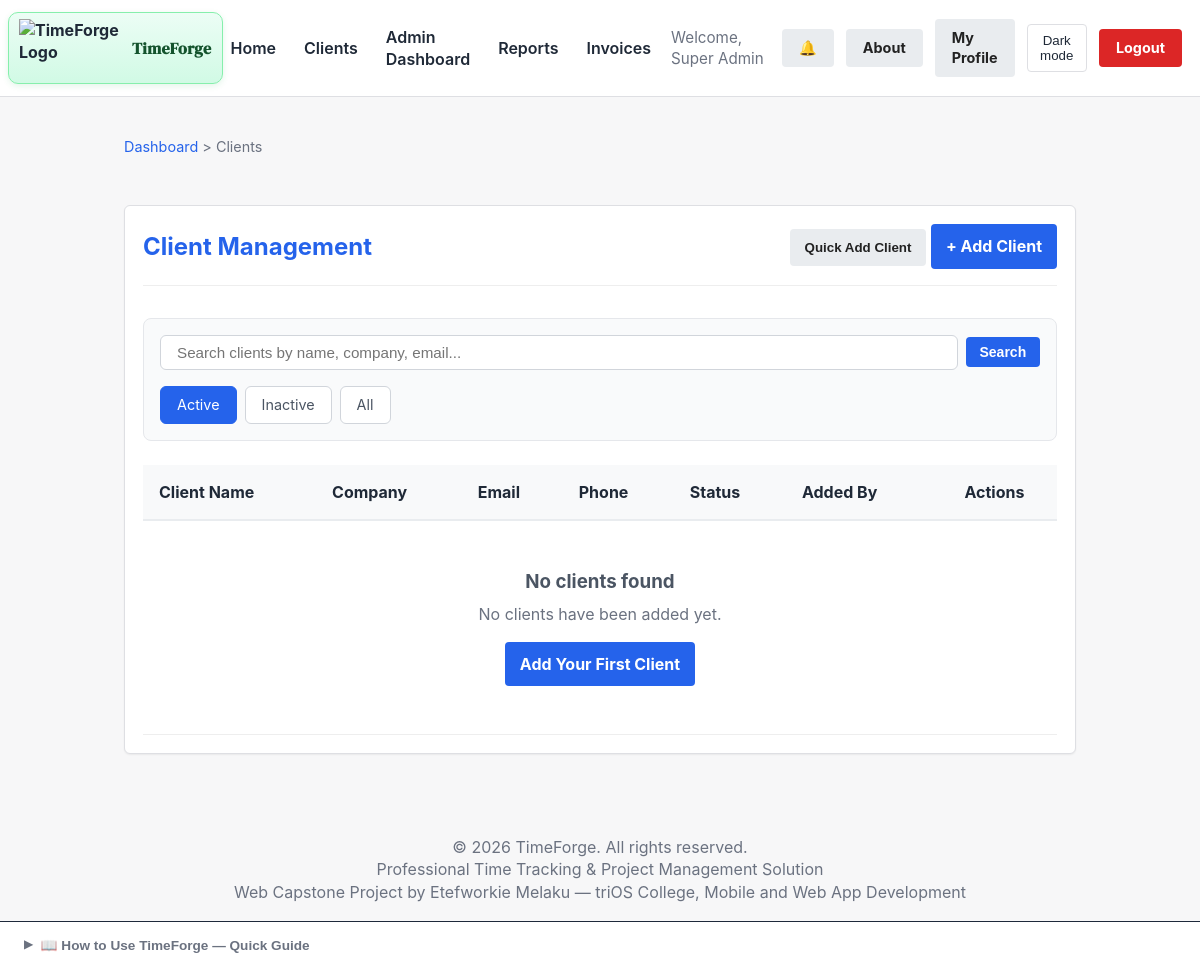
The page /clients.php (signed in) on the database as committed earlier.
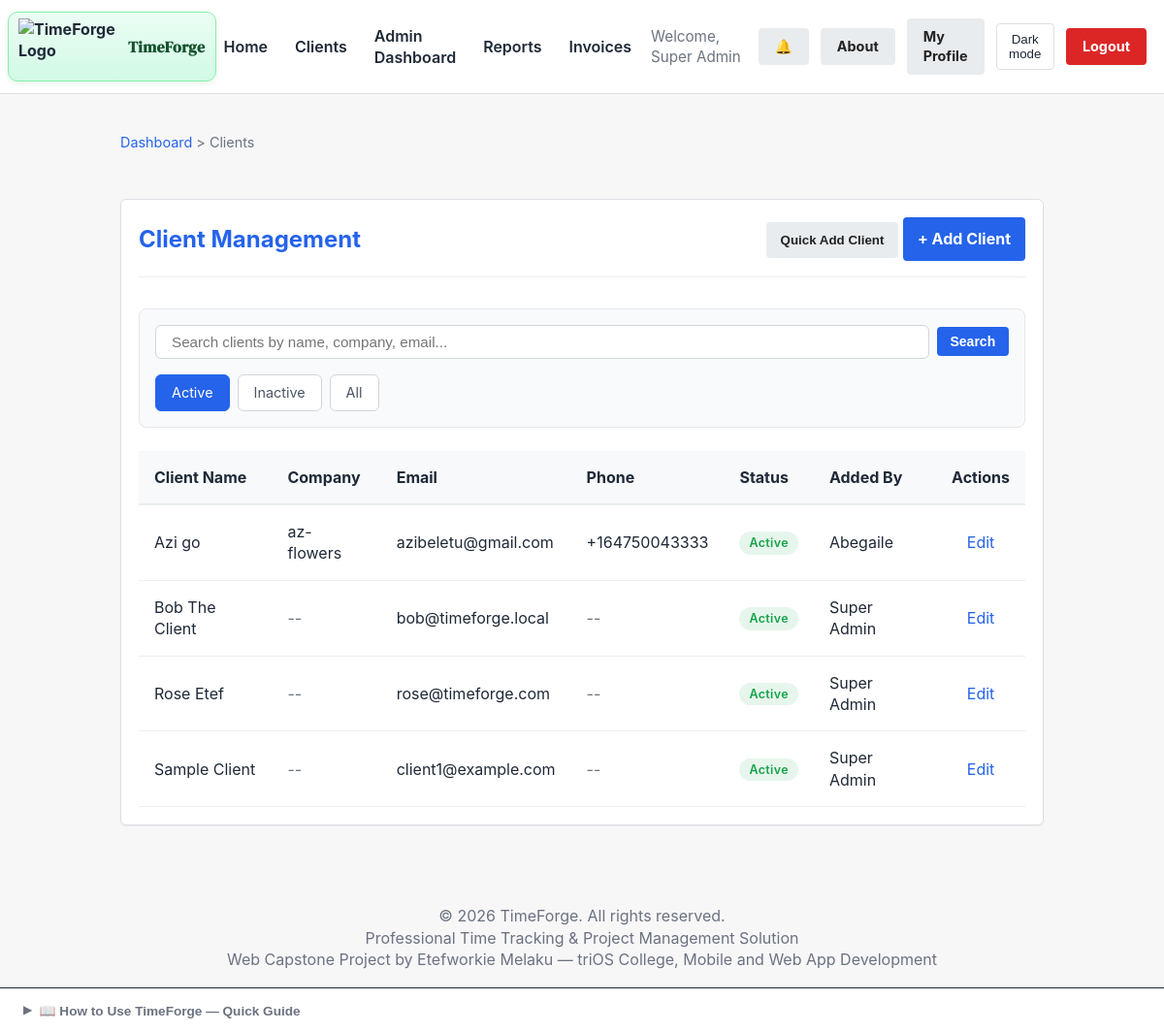
The same page on the database as committed later.
### tables this page shows
CREATE TABLE `clients` (
  `id` int(11) NOT NULL AUTO_INCREMENT,
  `company_id` int(11) DEFAULT NULL,
  `client_name` varchar(100) NOT NULL,
  `company_name` varchar(100) DEFAULT NULL,
  `email` varchar(100) NOT NULL,
  `phone` varchar(20) DEFAULT NULL,
  `address` text DEFAULT NULL,
  `user_id` int(11) DEFAULT NULL,
  `created_by` int(11) NOT NULL,
  `created_at` timestamp NOT NULL DEFAULT current_timestamp(),
  `updated_at` timestamp NOT NULL DEFAULT current_timestamp() ON UPDATE current_timestamp(),
  `is_active` tinyint(1) DEFAULT 1,
  PRIMARY KEY (`id`),
  UNIQUE KEY `email` (`email`),
  KEY `user_id` (`user_id`),
  KEY `created_by` (`created_by`),
  KEY `is_active` (`is_active`),
  KEY `clients_company_id` (`company_id`),
  CONSTRAINT `clients_fk_company` FOREIGN KEY (`company_id`) REFERENCES `companies` (`id`) ON DELETE CASCADE,
  CONSTRAINT `clients_ibfk_1` FOREIGN KEY (`user_id`) REFERENCES `users` (`id`) ON DELETE SET NULL,
  CONSTRAINT `clients_ibfk_2` FOREIGN KEY (`created_by`) REFERENCES `users` (`id`) ON DELETE CASCADE
);

CREATE TABLE `users` (
  `id` int(11) NOT NULL AUTO_INCREMENT,
  `company_id` int(11) DEFAULT NULL,
  `username` varchar(50) NOT NULL,
  `email` varchar(100) NOT NULL,
  `password` varchar(255) NOT NULL,
  `role` enum('admin','freelancer','client') NOT NULL DEFAULT 'freelancer',
  `full_name` varchar(100) NOT NULL,
  `company_name` varchar(150) DEFAULT NULL,
  `business_tagline` varchar(200) DEFAULT NULL,
  `company_logo` varchar(255) DEFAULT NULL,
  `is_active` tinyint(1) DEFAULT 1,
  `last_login` datetime DEFAULT NULL,
  `last_active_at` datetime DEFAULT NULL,
  `current_project_id` int(11) DEFAULT NULL,
  `password_reset_token` varchar(255) DEFAULT NULL,
  `password_reset_expires` datetime DEFAULT NULL,
  `created_at` timestamp NOT NULL DEFAULT current_timestamp(),
  `updated_at` timestamp NOT NULL DEFAULT current_timestamp() ON UPDATE current_timestamp(),
  PRIMARY KEY (`id`),
  UNIQUE KEY `username` (`username`),
  UNIQUE KEY `email` (`email`),
  KEY `users_fk_current_project` (`current_project_id`),
  KEY `company_id` (`company_id`),
  CONSTRAINT `users_fk_company` FOREIGN KEY (`company_id`) REFERENCES `companies` (`id`) ON DELETE SET NULL,
  CONSTRAINT `users_fk_current_project` FOREIGN KEY (`current_project_id`) REFERENCES `projects` (`id`) ON DELETE SET NULL
);

### clients.php (the view, shortened to what the changed rows need)
<?php
require_once __DIR__ . '/db.php';
$user_role = $_SESSION['role'];
$status_filter = $_GET['status'] ?? 'active';
$search_query_raw = $_GET['search'] ?? '';
$search_query = is_string($search_query_raw) ? trim($search_query_raw) : '';
$sql = "SELECT c.*, u.full_name as user_name, creator.full_name as created_by_name
        FROM clients c
        LEFT JOIN users u ON c.user_id = u.id
        LEFT JOIN users creator ON c.created_by = creator.id
        WHERE 1=1";
$params = [];
if ($status_filter === 'active') {
    $sql .= " AND c.is_active = 1";
} elseif ($status_filter === 'inactive') {
    $sql .= " AND c.is_active = 0";
}
if ($user_role === 'client') {
    $sql .= " AND c.user_id = :user_id";
    $params[':user_id'] = $_SESSION['user_id'];
} else {
    $sql .= " AND c.company_id = :company_id";
    $params[':company_id'] = $_SESSION['company_id'];
}
$sql .= " ORDER BY c.client_name ASC";
$clients = [];
try {
    $stmt = $pdo->prepare($sql);
    $stmt->execute($params);
    $clients = $stmt->fetchAll();
} catch (PDOException $e) {
    error_log('clients.php query error: ' . $e->getMessage());
    setFlash('error', 'Unable to load clients right now. Please try again.');
}
?>
<!DOCTYPE html>
<html lang="en">
<head>
    <link rel="stylesheet" href="css/style.css">
</head>
<body>
    <?php include_once __DIR__ . '/includes/header_partial.php'; ?>
    <main class="container">
        <div class="card dashboard-card">
            <div class="dashboard-header">
                <h2>Client Management</h2>
            </div>
            <div class="table-responsive">
                <table class="project-table">
                    <thead>
                        <tr>
                            <th>Client Name</th>
                            <th>Company</th>
                            <th>Email</th>
                            <th>Phone</th>
                            <th>Status</th>
                            <th>Added By</th>
                            <th class="text-center">Actions</th>
                        </tr>
                    </thead>
                    <tbody>
                        <?php if (!empty($clients)): ?>
                            <?php foreach ($clients as $client): ?>
                            <tr>
                                <td class="client-name">
                                    <?php echo htmlspecialchars($client['client_name']); ?>
                                </td>
                                <td><?php echo $client['company_name'] ? htmlspecialchars($client['company_name']) : '<span class="placeholder-text">--</span>'; ?></td>
                                <td><?php echo htmlspecialchars($client['email']); ?></td>
                                <td><?php echo $client['phone'] ? htmlspecialchars($client['phone']) : '<span class="placeholder-text">--</span>'; ?></td>
                                <td>
                                    <span class="status-badge status-<?php echo $client['is_active'] ? 'active' : 'inactive'; ?>">
                                        <?php echo $client['is_active'] ? 'Active' : 'Inactive'; ?>
                                    </span>
                                </td>
                                <td><?php echo htmlspecialchars($client['created_by_name'] ?? 'Unknown'); ?></td>
                                <td class="text-center">
                                    <?php if ($user_role === 'admin' || $user_role === 'freelancer'): ?>
                                        <a href="edit_client.php?id=<?php echo $client['id']; ?>"
                                           class="action-btn-edit">Edit</a>
                                    <?php else: ?>
                                        <span class="placeholder-text">--</span>
                                    <?php endif; ?>
                                </td>
                            </tr>
                            <?php endforeach; ?>
                        <?php else: ?>
                            <tr>
                                <td colspan="7" class="empty-state">
                                    <div class="empty-state-content">
                                        <h3>No clients found</h3>
                                        <?php if (empty($search_query)): ?>
                                            <p>No clients have been added yet.</p>
                                            <?php if ($user_role === 'admin' || $user_role === 'freelancer'): ?>
                                                <a href="add_client.php" class="btn btn-primary">Add Your First Client</a>
                                            <?php endif; ?>
                                        <?php else: ?>
                                            <p>No clients match your search criteria.</p>
                                            <a href="clients.php?status=<?php echo htmlspecialchars($status_filter); ?>"
                                               class="btn btn-secondary">Clear Search</a>
                                        <?php endif; ?>
                                    </div>
                                </td>
                            </tr>
                        <?php endif; ?>
                    </tbody>
                </table>
            </div>
        </div>
    </main>
</body>
</html>

Rows that differ between the two databases and show on the page:
now on this page (row edited): clients: client_name "Azi go", company_name "az-flowers", email "azibeletu@gmail.com", phone "+164750043333", is_active "Active", created_by.full_name "Abegaile"
now on this page (row edited): clients: client_name "Bob The Client", email "bob@timeforge.local", is_active "Active", created_by.full_name "Super Admin"
now on this page (row edited): clients: client_name "Rose Etef", email "rose@timeforge.com", is_active "Active", created_by.full_name "Super Admin"
now on this page (row edited): clients: client_name "Sample Client", email "client1@example.com", is_active "Active", created_by.full_name "Super Admin"
Other text that changed with them:
text no longer shown: "No clients found No clients have been added yet. Add Your First Client"
